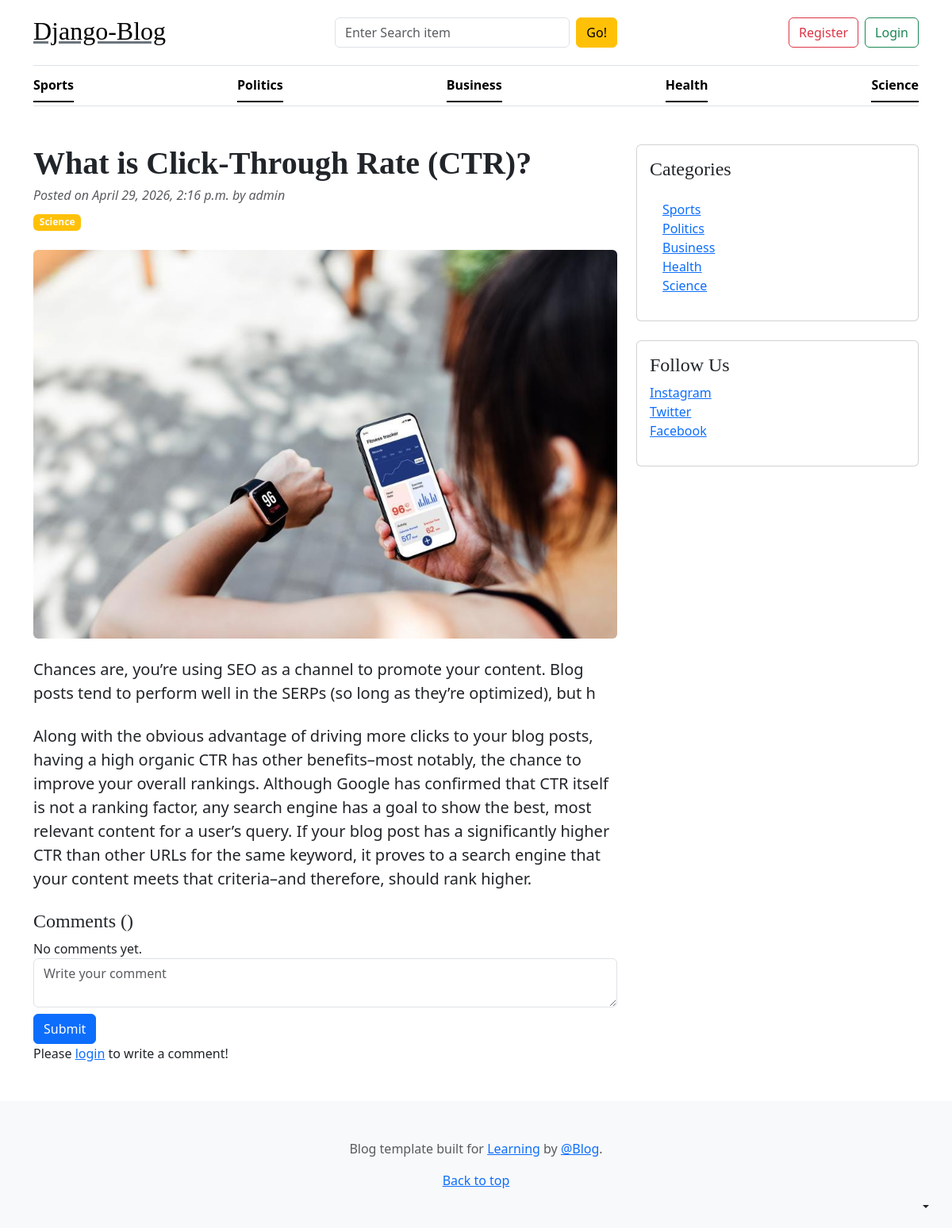
Page /what-is-click-through-rate-ctr/ on the committed database.
### blogs_app/models.py (models this page shows)
class category(models.Model):
    category=models.CharField(max_length=50)
    created_at=models.DateTimeField(auto_now_add=True)
    updated_at=models.DateTimeField(auto_now=True)
    class Meta:
        verbose_name_plural='Categories'
    def __str__(self):
        return self.category

class Blog(models.Model):
    title=models.CharField(max_length=50)
    slug=models.SlugField(max_length=150,unique=True,blank=True)
    category_blog=models.ForeignKey(category,on_delete=models.CASCADE)
    author=models.ForeignKey(User,on_delete=models.CASCADE)
    feature_image=models.ImageField(upload_to='blog_images/',blank=True)
    short_description=models.TextField(max_length=150)
    blog_body=models.TextField()
    status=models.CharField(choices=status,default='draft')
    is_featured=models.BooleanField(default=False)
    created_at=models.DateTimeField(auto_now_add=True)
    updated_at=models.DateTimeField(auto_now=True)

### blogs_app/views.py (the view)
# urls.py: path('<slug:slug>/',blog_view.slug_blogs,name='slug_blogs'),
def slug_blogs(request,slug):
    slug_post=Blog.objects.get(slug=slug,status='published')
    return render(request,"slug_posts.html",{'slug':slug_post})

### blogs_app/context_processors.py (called while the page is built)
def get_category(request):
    categories=category.objects.all()
    return dict(categories=categories)

def get_social(request):
    social=Social.objects.all()
    return dict(social=social)

### templates/slug_posts.html (shortened to what this page needs)
{% extends 'base.html' %}
{% block content %}
<div class="container mt-5">
    <div class="row">
        <div class="col-lg-8">
            <article>
                <header class="mb-4">
                    <h1 class="fw-bolder mb-1">{{ slug.title }}</h1>
                    <div class="text-muted fst-italic mb-2">Posted on {{ slug.created_at }} by {{ slug.author }}</div>
                    <a class="badge bg-warning text-decoration-none text-light" href="#!">{{ slug.category_blog }}</a>
                </header>
                <figure class="mb-4"><img class="img-fluid rounded" src="{{ slug.feature_image.url }}" alt="..." /></figure>
                <section class="mb-5">
                    <p class="fs-5 mb-4">{{ slug.short_description }}</p>
                    <p class="fs-5 mb-4">{{ slug.blog_body }}</p>
                    <h4>Comments ({{ comment_count }})</h4>
                    {% if comments %}
                        {% for comment in comments %}
                            <div class="card mt-1">
                                <div class="card-body">
                                    <p class="card-text mb-0">{{ comment }}</p>
                                    <span>
                                        <small>By {{ comment.user }}</small>
                                        <small>| {{ comment.created_at | timesince }} ago</small>
                                    </span>
                                </div>
                            </div>
                        {% endfor %}
                    {% else %}
                    No comments yet.
                    {% endif %}
                    <br>
                    <div class="form-group">
                        <form action="" method="POST">
                            <div class="form-group">
                                <textarea name="comment" class="form-control" placeholder="Write your comment"></textarea>
                                <input type="submit" value="Submit" class="btn btn-primary mt-2">
                            </div>
                        </form>
                        <p>Please <span><a href=" ">login</a></span> to write a comment!</p>
                    </div>
                </section>
            </article>
        </div>
        <div class="col-lg-4">
            <div class="card mb-4 p-3">
                <h4 class="font-italic">Categories</h4>
                <div class="card-body">
                    <div class="row">
                        <div class="col-sm-6">
                            <ul class="list-unstyled mb-0">
                                {% for i in categories %}
                                <li><a href="{% url 'posts_category' i.id %}">{{i.category}} </a></li>
                                 {% endfor %}
                            </ul>
                        </div>
                    </div>
                </div>
            </div>
            <div class="card mb-4 p-3">
                <h4 class="font-italic">Follow Us</h4>
                <ol class="list-unstyled">
                    <li><a href=" " target="_blank">Instagram </a></li>
                    <li><a href=" " target="_blank">Twitter </a></li>
                    <li><a href=" " target="_blank">Facebook </a></li>
                </ol>
            </div>
        </div>
    </div>
</div>
{% endblock %}

### templates/base.html (shortened to what this page needs)
{% load static %}
<!DOCTYPE html>
<html lang="en">
<head>
    <link rel="stylesheet" href="https://cdn.jsdelivr.net/npm/bootstrap@5.3.8/dist/css/bootstrap.min.css">
    <link rel="stylesheet" href="/static/css/blog.css">
</head>
<body>
    <div
      class="dropdown position-fixed bottom-0 end-0 mb-3 me-3 bd-mode-toggle"
    >
      <button
        class="btn btn-bd-primary py-2 dropdown-toggle d-flex align-items-center"
        id="bd-theme"
        type="button"
        aria-expanded="false"
        data-bs-toggle="dropdown"
        aria-label="Toggle theme (auto)"
      >
      </button>
    </div>
    <div class="container">
      <header class="border-bottom lh-1 py-3">
        <div class="row flex-nowrap justify-content-between align-items-center">
          <div class="col-4 pt-1">
           <h2> <a class="link-secondary text-black" href="{% url 'home' %}">Django-Blog</a></h2>
          </div>
       <div class="col-12 col-md-4">
      <form action="{% url 'search' %}" method="get"
            class="d-flex flex-column flex-sm-row gap-2">
        <input
          type="text"
          name="keyword"
          id="keyword"
          placeholder="Enter Search item"
          class="form-control"
        >
        <button
          type="submit"
          class="btn btn-warning flex-shrink-0"
          id="button-search"
        >
          Go!
        </button>
      </form>
    </div>
    <div class="col-12 col-md-4">
      <div class="d-flex justify-content-center justify-content-md-end gap-2">
        <a class="btn btn-outline-danger" href="#">Register</a>
        <a class="btn btn-outline-success" href="#">Login</a>
      </div>
    </div>
        </div>
      </header>
      <div class="nav-scroller py-1 mb-3 border-bottom">
        <nav class="nav nav-underline justify-content-between">
          {% for i in categories %}
          <a class="nav-item nav-link link-body-emphasis active" href="{% url 'posts_category' i.id %}"
            >{{i.category}}</a>
           {% endfor %}
        </nav>
      </div>
    </div>
{% block content %}
{% endblock %}
    <footer class="py-5 text-center text-body-secondary bg-body-tertiary">
      <p>
        Blog template built for
        <a href="https://getbootstrap.com/">Learning</a> by
        <a href="https://x.com/mdo">@Blog</a>.
      </p>
      <p class="mb-0"><a href="#">Back to top</a></p>
    </footer>
</body>
</html>

### static/css/blog.css (style rules this page uses)
h1, h2, h3, h4, h5, h6 { font-family: "Playfair Display", Georgia, "Times New Roman", serif; }

### rows in the picture
category: category "Sports"
category: category "Politics"
category: category "Business"
category: category "Health"
category: category "Science"
Blog: title "What is Click-Through Rate (CTR)?", created_at "April 29, 2026, 2:16 p.m.", author "admin", category_blog "Science", feature_image (picture), short_description "Chances are, you’re using SEO as a channel to promote your content. Blog posts tend to perform well in the SERPs (so long as they’re optimized), but h", blog_body "Along with the obvious advantage of driving more clicks to your blog posts, having a high organic CTR has other benefits–most notably, the chance to improve your overall rankings. Although Google has confirmed that CTR itself is not a ranking factor, any search engine has a goal to show the best, most relevant content for a user’s query. If your blog post has a significantly higher CTR than other URLs for the same keyword, it proves to a search engine that your content meets that criteria–and therefore, should rank higher."
